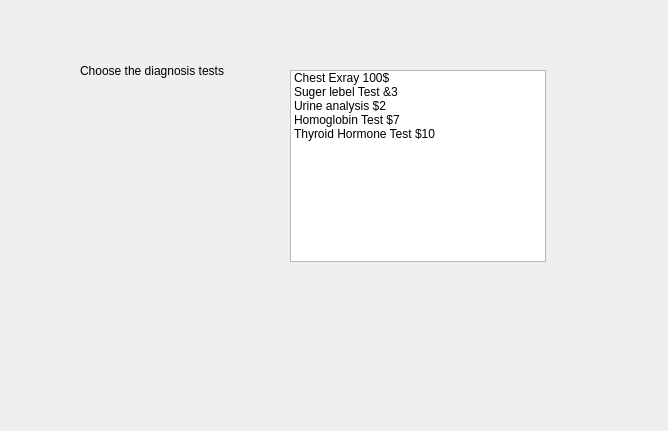
<?xml version="1.0" encoding="UTF-8"?>
<ui version="4.0">
 <class>Dialog</class>
 <widget class="QDialog" name="Dialog">
  <property name="geometry">
   <rect>
    <x>0</x>
    <y>0</y>
    <width>668</width>
    <height>431</height>
   </rect>
  </property>
  <property name="windowTitle">
   <string>Dialog</string>
  </property>
  <widget class="QLabel" name="label">
   <property name="geometry">
    <rect>
     <x>80</x>
     <y>50</y>
     <width>181</width>
     <height>41</height>
    </rect>
   </property>
   <property name="text">
    <string>Choose the diagnosis tests</string>
   </property>
  </widget>
  <widget class="QLabel" name="labeltest">
   <property name="geometry">
    <rect>
     <x>70</x>
     <y>370</y>
     <width>531</width>
     <height>41</height>
    </rect>
   </property>
   <property name="text">
    <string/>
   </property>
  </widget>
  <widget class="QListWidget" name="listWidgetDiagnosis">
   <property name="geometry">
    <rect>
     <x>290</x>
     <y>70</y>
     <width>256</width>
     <height>192</height>
    </rect>
   </property>
   <item>
    <property name="text">
     <string>Chest Exray 100$</string>
    </property>
   </item>
   <item>
    <property name="text">
     <string>Suger lebel Test &amp;3</string>
    </property>
   </item>
   <item>
    <property name="text">
     <string>Urine analysis $2</string>
    </property>
   </item>
   <item>
    <property name="text">
     <string>Homoglobin Test $7</string>
    </property>
   </item>
   <item>
    <property name="text">
     <string>Thyroid Hormone Test $10</string>
    </property>
   </item>
  </widget>
 </widget>
 <resources/>
 <connections/>
</ui>
